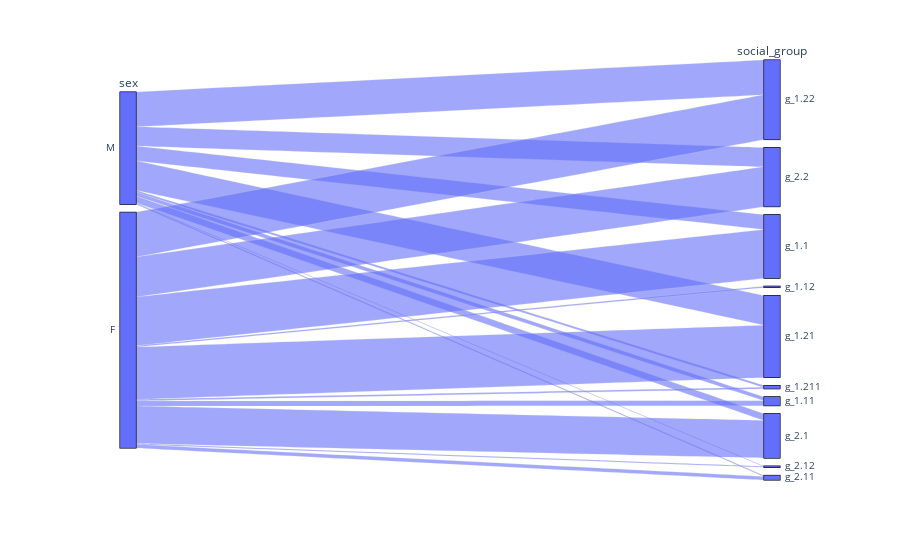

Notebook code for this chart:
### Code cell
feature_df = metadata_df[["sex","baboon_id","social_group"]]
px.parallel_categories(feature_df)

### Figure 1 — Plotly figure (JSON) as saved in the notebook; plotly's stock layout.template omitted (floating-point values rounded to 4 significant figures; data arrays with more than 128 entries replaced by an {"elided": "..."} marker saying what was removed)
{"data": [{"dimensions": [{"label": "sex", "values": {"elided": "6096 str values"}}, {"label": "social_group", "values": {"elided": "6096 str values"}}], "domain": {"x": [0, 1], "y": [0, 1]}, "name": "", "type": "parcats"}], "layout": {"legend": {"tracegroupgap": 0}, "margin": {"t": 60}}}
